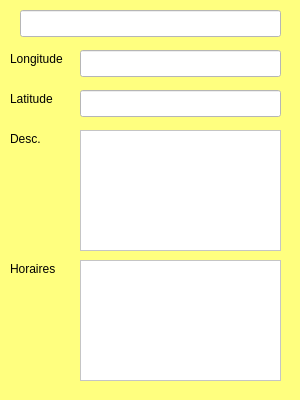
<?xml version="1.0" encoding="UTF-8"?>
<ui version="4.0">
 <class>C_details</class>
 <widget class="QDialog" name="C_details">
  <property name="geometry">
   <rect>
    <x>0</x>
    <y>0</y>
    <width>300</width>
    <height>400</height>
   </rect>
  </property>
  <property name="sizePolicy">
   <sizepolicy hsizetype="Fixed" vsizetype="Fixed">
    <horstretch>0</horstretch>
    <verstretch>0</verstretch>
   </sizepolicy>
  </property>
  <property name="minimumSize">
   <size>
    <width>300</width>
    <height>400</height>
   </size>
  </property>
  <property name="maximumSize">
   <size>
    <width>300</width>
    <height>500</height>
   </size>
  </property>
  <property name="cursor">
   <cursorShape>OpenHandCursor</cursorShape>
  </property>
  <property name="windowTitle">
   <string>Détails d'un POI</string>
  </property>
  <property name="styleSheet">
   <string notr="true">background-color: rgb(255, 255, 127);</string>
  </property>
  <property name="modal">
   <bool>false</bool>
  </property>
  <widget class="QLineEdit" name="txtLongitude">
   <property name="geometry">
    <rect>
     <x>80</x>
     <y>50</y>
     <width>201</width>
     <height>27</height>
    </rect>
   </property>
   <property name="cursor">
    <cursorShape>ArrowCursor</cursorShape>
   </property>
   <property name="styleSheet">
    <string notr="true">background-color: rgb(255, 255, 255);</string>
   </property>
   <property name="readOnly">
    <bool>true</bool>
   </property>
  </widget>
  <widget class="QLineEdit" name="txtLatitude">
   <property name="geometry">
    <rect>
     <x>80</x>
     <y>90</y>
     <width>201</width>
     <height>27</height>
    </rect>
   </property>
   <property name="cursor">
    <cursorShape>ArrowCursor</cursorShape>
   </property>
   <property name="styleSheet">
    <string notr="true">background-color: rgb(255, 255, 255);</string>
   </property>
   <property name="readOnly">
    <bool>true</bool>
   </property>
  </widget>
  <widget class="QLabel" name="label">
   <property name="geometry">
    <rect>
     <x>10</x>
     <y>50</y>
     <width>61</width>
     <height>17</height>
    </rect>
   </property>
   <property name="text">
    <string>Longitude</string>
   </property>
  </widget>
  <widget class="QLabel" name="label_2">
   <property name="geometry">
    <rect>
     <x>10</x>
     <y>90</y>
     <width>51</width>
     <height>17</height>
    </rect>
   </property>
   <property name="text">
    <string>Latitude</string>
   </property>
  </widget>
  <widget class="QLineEdit" name="txtNom">
   <property name="geometry">
    <rect>
     <x>20</x>
     <y>10</y>
     <width>261</width>
     <height>27</height>
    </rect>
   </property>
   <property name="styleSheet">
    <string notr="true">background-color: rgb(255, 255, 255);</string>
   </property>
   <property name="text">
    <string/>
   </property>
  </widget>
  <widget class="QTextEdit" name="txtDesc">
   <property name="geometry">
    <rect>
     <x>80</x>
     <y>130</y>
     <width>201</width>
     <height>121</height>
    </rect>
   </property>
   <property name="styleSheet">
    <string notr="true">background-color: rgb(255, 255, 255);</string>
   </property>
  </widget>
  <widget class="QLabel" name="label_3">
   <property name="geometry">
    <rect>
     <x>10</x>
     <y>130</y>
     <width>51</width>
     <height>17</height>
    </rect>
   </property>
   <property name="text">
    <string>Desc.</string>
   </property>
  </widget>
  <widget class="QLabel" name="label_4">
   <property name="geometry">
    <rect>
     <x>10</x>
     <y>260</y>
     <width>51</width>
     <height>17</height>
    </rect>
   </property>
   <property name="text">
    <string>Horaires</string>
   </property>
  </widget>
  <widget class="QTextEdit" name="txtHoraires">
   <property name="geometry">
    <rect>
     <x>80</x>
     <y>260</y>
     <width>201</width>
     <height>121</height>
    </rect>
   </property>
   <property name="styleSheet">
    <string notr="true">background-color: rgb(255, 255, 255);</string>
   </property>
  </widget>
 </widget>
 <resources/>
 <connections/>
</ui>
